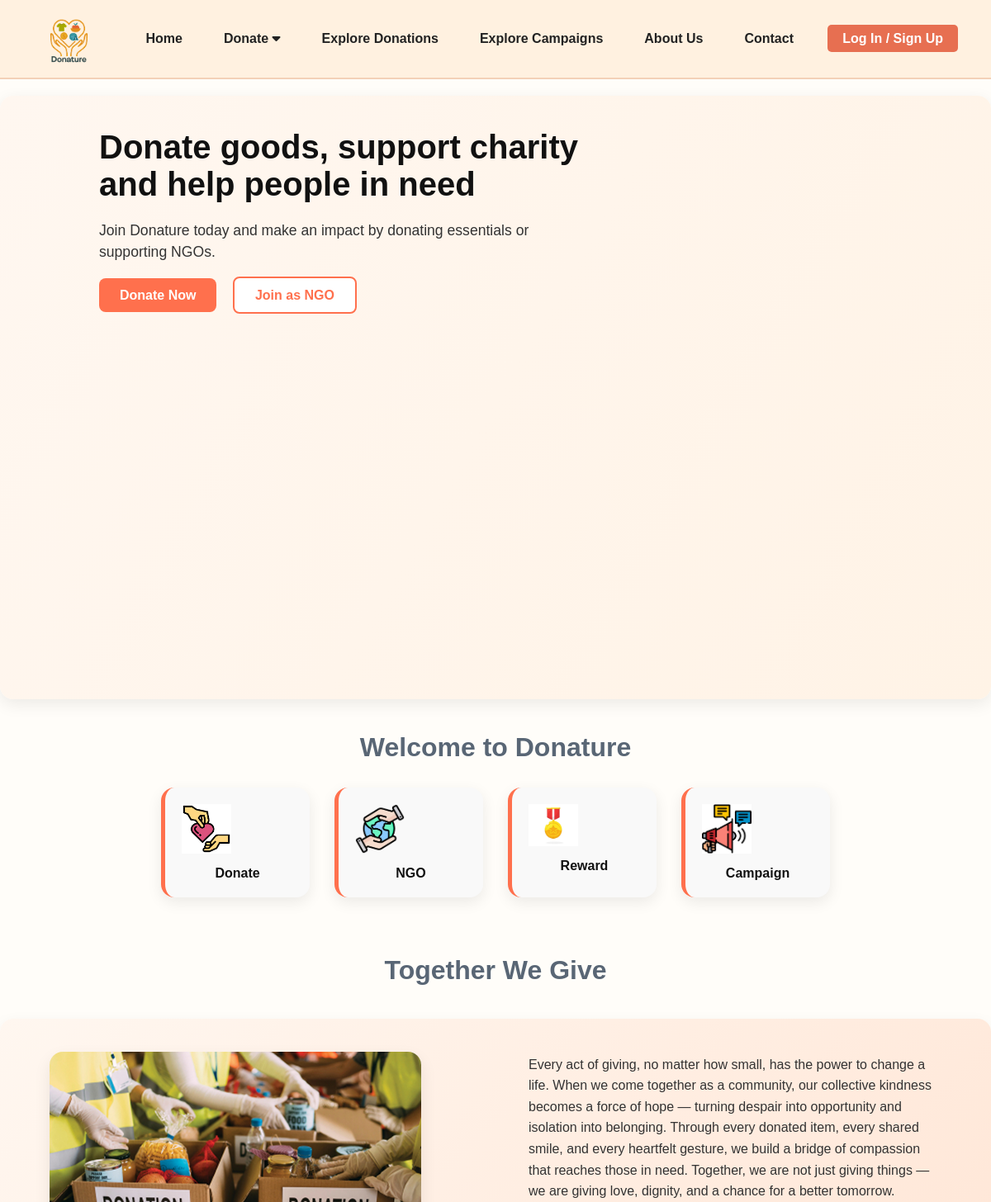
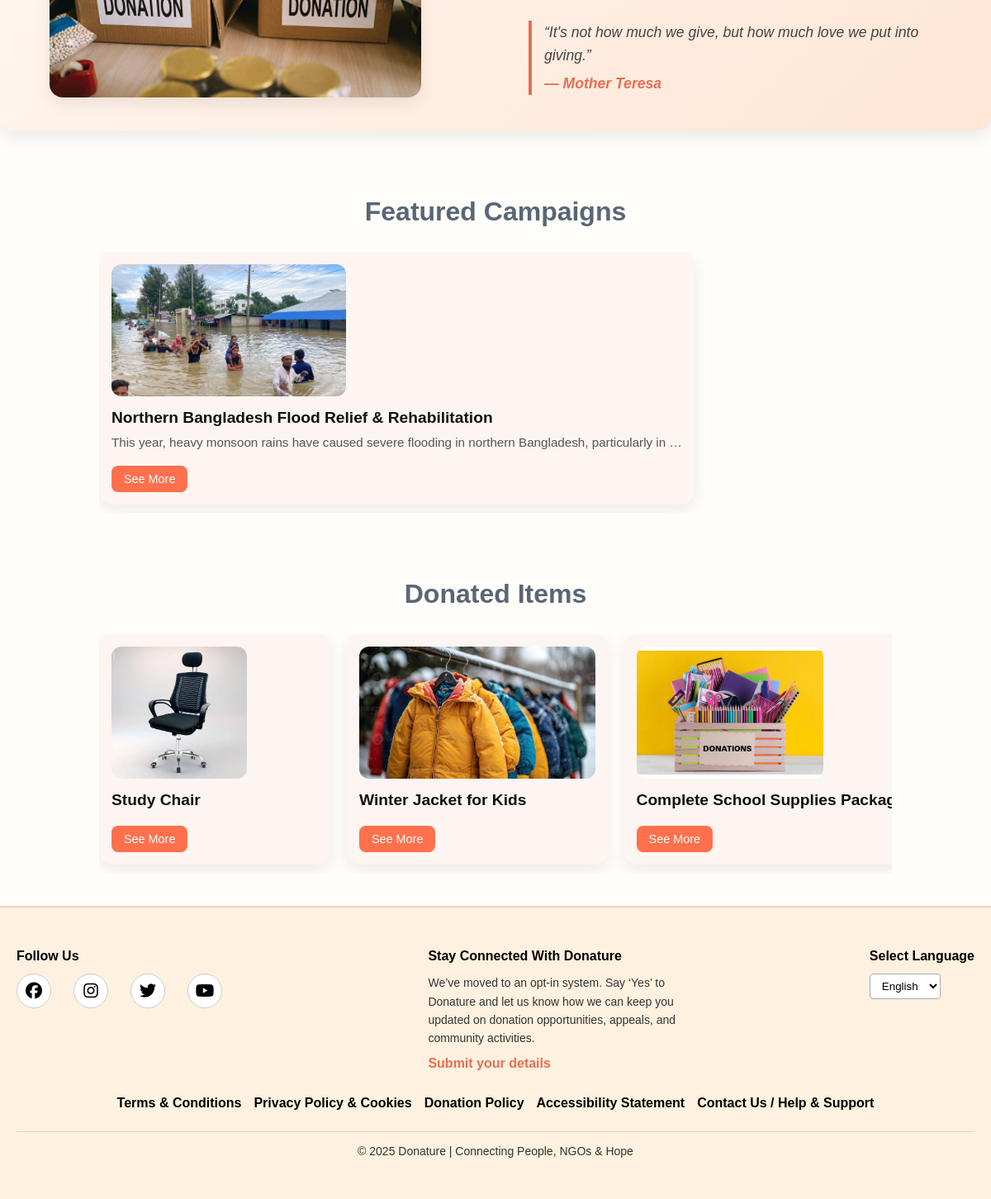
The page / on the database its author committed (2 pictures, top to bottom).
### ngos/models.py (models this page shows, shortened)
class Campaign(models.Model):
    STATUS_CHOICES = (
        ('pending', 'Pending Approval'),
        ('approved', 'Approved'),
        ('rejected', 'Rejected'),
    )
    ngo = models.ForeignKey(
        User,
        on_delete=models.CASCADE,
        limit_choices_to={'user_type': 'ngo', 'is_approved': True},
        related_name="campaigns"
    )
    title = models.CharField(max_length=200)
    description = models.TextField()
    image = models.ImageField(upload_to="campaigns/", blank=True, null=True)
    goal_amount = models.DecimalField(max_digits=12, decimal_places=2, blank=True, null=True)
    collected_amount = models.DecimalField(max_digits=12, decimal_places=2, default=0)
    start_date = models.DateField(auto_now_add=True)
    end_date = models.DateField(blank=True, null=True)
    category = models.ForeignKey(
        'CampaignCategory',
        on_delete=models.SET_NULL,
        blank=True,
        null=True,
        related_name='campaigns'
    )
    is_active = models.BooleanField(default=True)
    status = models.CharField(max_length=20, choices=STATUS_CHOICES, default='pending')
    created_at = models.DateTimeField(auto_now_add=True)
    approved_at = models.DateTimeField(blank=True, null=True)

### donations/models.py (models this page shows, shortened)
class DonationItem(models.Model):
    URGENCY_LEVELS = (
        ('low', 'Low'),
        ('medium', 'Medium'),
        ('high', 'High'),
    )
    STATUS_CHOICES = (
        ('available', 'Available'),
        ('reserved', 'Reserved'),
        ('claimed', 'Claimed'),
        ('expired', 'Expired'),
    )
    title = models.CharField(max_length=200)
    description = models.TextField()
    category = models.ForeignKey(Category, on_delete=models.CASCADE, null=True, blank=True)
    quantity = models.PositiveIntegerField(default=1)
    donor = models.ForeignKey(
        User,
        on_delete=models.CASCADE,
        limit_choices_to={'user_type': 'donor/recipient'},
        related_name="donated_items"
    )
    location = models.CharField(max_length=200)
    latitude = models.FloatField(blank=True, null=True)
    longitude = models.FloatField(blank=True, null=True)
    status = models.CharField(max_length=10, choices=STATUS_CHOICES, default='available')
    urgency = models.CharField(max_length=10, choices=URGENCY_LEVELS, default='medium')
    created_at = models.DateTimeField(default=timezone.now)
    updated_at = models.DateTimeField(auto_now=True)
    expiry_date = models.DateTimeField(blank=True, null=True)
    notify_immediately = models.BooleanField(default=False)
    is_verified = models.BooleanField(default=False)
    class Meta:
        ordering = ['-created_at']

class DonationImage(models.Model):
    donation_item = models.ForeignKey(DonationItem, on_delete=models.CASCADE, related_name='images')
    image = models.ImageField(upload_to='donation_images/')
    caption = models.CharField(max_length=200, blank=True)
    is_primary = models.BooleanField(default=False)
    uploaded_at = models.DateTimeField(auto_now_add=True)

### donations/views.py (the view)
# urls.py: path("", views.home, name="home"),
def home(request):
    if request.user.is_authenticated and request.user.user_type == 'admin':
        return redirect('admin_dashboard')  # redirect to admin panel
    ngo_campaigns = Campaign.objects.filter(status='approved', is_active=True).order_by('-id')[:6]
    donate_items = DonationItem.objects.filter(status='available').order_by('-created_at')[:6]
    features = [
        {'title': 'Donate', 'icon': 'donations/images/icon-donate.png'},
        {'title': 'NGO', 'icon': 'donations/images/ngo.png'},
        {'title': 'Reward', 'icon': 'donations/images/reward.png'},
        {'title': 'Campaign', 'icon': 'donations/images/campaign.png'},
    ]
    context = {
        'ngo_campaigns': ngo_campaigns,
        'donate_items': donate_items,
        'features': features,
    }
    return render(request, 'donations/home.html', context)

### custom_admin/views.py (called while the page is built)
def admin_context(request):
    if request.user.is_authenticated and request.user.user_type == 'admin':
        return {
            'pending_ngos_count': User.objects.filter(user_type='ngo', is_approved=False).count(),
            'pending_campaigns_count': Campaign.objects.filter(status='pending').count(),
            'pending_requests_count': RequestItem.objects.filter(status='pending').count(),
        }
    return {}

### donations/context_processors.py (called while the page is built)
def notifications_context(request):
    if request.user.is_authenticated:
        notifications = Notification.objects.filter(user=request.user).order_by('-created_at')[:5]
        unread_count = Notification.objects.filter(user=request.user, is_read=False).count()
    else:
        notifications = []
        unread_count = 0
    return {
        'notifications': notifications,
        'notifications_unread_count': unread_count
    }

### donations/templates/donations/home.html (shortened to what this page needs)
{% extends "donations/base.html" %}
{% load static %}
{% block extra_css %}
<link rel="stylesheet" href="{% static 'donations/css/home.css' %}">
{% endblock %}
{% block content %}
<section class="hero-section">
  <div class="hero-text">
    {% if not request.user.is_authenticated %}
      <h1>Donate goods, support charity <br> and help people in need</h1>
      <p>Join Donature today and make an impact by donating essentials or supporting NGOs.</p>
      <div class="hero-buttons">
        <a href="#" onclick="openModal('loginModal')" class="btn-primary">Donate Now</a>
        <a href="#" onclick="openModal('signupModal'); document.getElementById('user_type').value='ngo'; toggleFields();" class="btn-secondary">Join as NGO</a>
      </div>
    {% endif %}
  </div>
  <div class="hero-image">
    <div class="hero-slideshow">
    </div>
  </div>
</section>
<section class="welcome-section">
  <h2>Welcome to Donature</h2>
  <div class="features-grid">
    {% for item in features %}
      <div class="feature-card">
        <img src="{% static item.icon %}" alt="{{ item.title }}">
        <p>{{ item.title }}</p>
      </div>
    {% endfor %}
  </div>
</section>
 <h2 class="tog">Together We Give</h2>
<section class="together-section">
  <img src="{% static 'donations/images/donation-box.jpg' %}" class="together-img" alt="Donation Box">
  <div class="together-text">
    <p>
  Every act of giving, no matter how small, has the power to change a life.
  When we come together as a community, our collective kindness becomes a force of hope —
  turning despair into opportunity and isolation into belonging.
  Through every donated item, every shared smile, and every heartfelt gesture,
  we build a bridge of compassion that reaches those in need.
  Together, we are not just giving things — we are giving love, dignity, and a chance for a better tomorrow.
</p>
<blockquote class="inspire-quote">
  “It's not how much we give, but how much love we put into giving.”
  <span>— Mother Teresa</span>
</blockquote>
  </div>
</section>
<section class="carousel-section">
  <h2>Featured Campaigns</h2>
  <div class="carousel">
    {% for campaign in ngo_campaigns %}
      <div class="carousel-item">
        <img src="{% if campaign.image %}{{ campaign.image.url }}{% else %}{% static 'donations/images/default-campaign.png' %}{% endif %}" alt="{{ campaign.title }}">
        <h3>{{ campaign.title }}</h3>
        <p>{{ campaign.description|truncatechars:100 }}</p>
        <a href="{% url 'campaign_detail' campaign.id %}" class="btn-primary">See More</a>
      </div>
    {% empty %}
      <p>No NGO campaigns available yet.</p>
    {% endfor %}
  </div>
</section>
<section class="carousel-section">
  <h2>Donated Items</h2>
  <div class="carousel">
    {% for item in donate_items %}
      <div class="carousel-item">
        {% if item.images.first %}
          <img src="{{ item.images.first.image.url }}" alt="{{ item.title }}">
        {% else %}
          <img src="{% static 'donations/images/default-item.png' %}" alt="{{ item.title }}">
        {% endif %}
        <h3>{{ item.title }}</h3>
        <a href="{% url 'donation_detail' item.id %}" class="btn-primary">See More</a>
      </div>
    {% empty %}
      <p>No donated items available yet.</p>
    {% endfor %}
  </div>
</section>
{% endblock %}

### donations/static/donations/css/base.css (style rules this page uses)
body { margin: 0; font-family: Arial, sans-serif; background-color: #fffdf9; color: #222; overflow-x: hidden; }

### donations/static/donations/css/home.css (style rules this page uses)
* { box-sizing: border-box; margin: 0; padding: 0; font-family: 'Arial', sans-serif; }
a { text-decoration: none; color: inherit; }
img { max-width: 100%; display: block; }
.hero-section { display: flex; justify-content: space-between; align-items: center; margin-top: 20px; padding: 40px 10%; flex-wrap: wrap; background: linear-gradient(120deg, #fff7f0, #fff3e6); border-radius: 16px; box-shadow: 0 6px 20px rgba(0,0,0,0.08); }
.hero-text { max-width: 600px; }
.hero-text h1 { font-size: 2.5rem; color: #111111; margin-bottom: 20px; }
.hero-text p { font-size: 1.1rem; margin-bottom: 30px; line-height: 1.5; color: #333333; }
.hero-buttons a { padding: 12px 25px; margin-right: 15px; border-radius: 8px; font-weight: bold; transition: 0.3s; }
.btn-primary { background-color: #FF704D; color: #fff; }
.btn-secondary { background-color: #fff; color: #FF704D; border: 2px solid #FF704D; }
.hero-image { position: relative; max-width: 450px; flex: 1 1 450px; }
.hero-slideshow { position: relative; width: 100%; height: 55vh; max-height: 500px; }
.welcome-section { padding: 40px 10%; text-align: center; }
.welcome-section h2 { font-size: 2rem; margin-bottom: 30px; color: #596675; }
.features-grid { display: flex; justify-content: center; gap: 30px; flex-wrap: wrap; }
.feature-card { background-color: #f9f9f9; border-left: 5px solid #FF704D; padding: 20px; border-radius: 16px; width: 180px; box-shadow: 0 6px 18px rgba(0,0,0,0.08); text-align: center; transition: transform 0.3s, box-shadow 0.3s; }
.feature-card img { width: 60px; margin-bottom: 15px; }
.feature-card p { font-weight: bold; color: #111111; }
.tog { font-size: 2rem; margin-bottom: 30px;margin-top: 30px; color: #596675; text-align: center; }
.together-section { display: flex; justify-content: space-between; align-items: center; padding: 40px 5%; margin: 40px auto; max-width: 1200px; background: linear-gradient(135deg, #fff7f0, #ffe6d6); border-radius: 16px; box-shadow: 0 8px 20px rgba(0,0,0,0.08); }
.together-text { max-width: 500px; }
.together-section p { font-size: 1rem; line-height: 1.6; color: #333333; }
.together-img { max-width: 450px; border-radius: 16px; box-shadow: 0 8px 20px rgba(0,0,0,0.08); }
.inspire-quote { font-style: italic; font-size: 1.1rem; color: #444; margin-top: 25px; padding-left: 15px; border-left: 4px solid #e76f51; line-height: 1.6; }
.inspire-quote span { display: block; margin-top: 6px; font-weight: 600; color: #e76f51; }
.carousel-section { padding: 40px 10%; }
.carousel-section h2 { font-size: 2rem; margin-bottom: 30px; color: #596675; text-align: center; }
.carousel { display: flex; overflow-x: auto; gap: 20px; padding-bottom: 10px; scroll-behavior: smooth; }
.carousel-item { background: #fcf5f1; border-radius: 16px; min-width: 280px; flex: 0 0 auto; padding: 15px; box-shadow: 0 6px 18px rgba(0,0,0,0.08); position: relative; transition: transform 0.3s, box-shadow 0.3s; }
.carousel-item img { border-radius: 12px; height: 160px; object-fit: cover; margin-bottom: 15px; }
.carousel-item h3 { font-size: 1.2rem; margin-bottom: 10px; color: #111111; }
.carousel-item p { font-size: 0.95rem; margin-bottom: 10px; color: #555555; }
.carousel-item a.btn-primary { display: inline-block; margin-top: 10px; padding: 8px 15px; font-size: 0.9rem; border-radius: 8px; }

### rows shown on the page
Campaign: image (picture), title "Northern Bangladesh Flood Relief & Rehabilitation", description "This year, heavy monsoon rains have caused severe flooding in northern Bangladesh, particularly in …"
DonationItem: images.first.image (picture), title "Study Chair"
DonationItem: images.first.image (picture), title "Winter Jacket for Kids"
DonationItem: images.first.image (picture), title "Complete School Supplies…"

### other values the page prints
{{ item.title }} "Donate" "NGO" "Reward" "Campaign"
